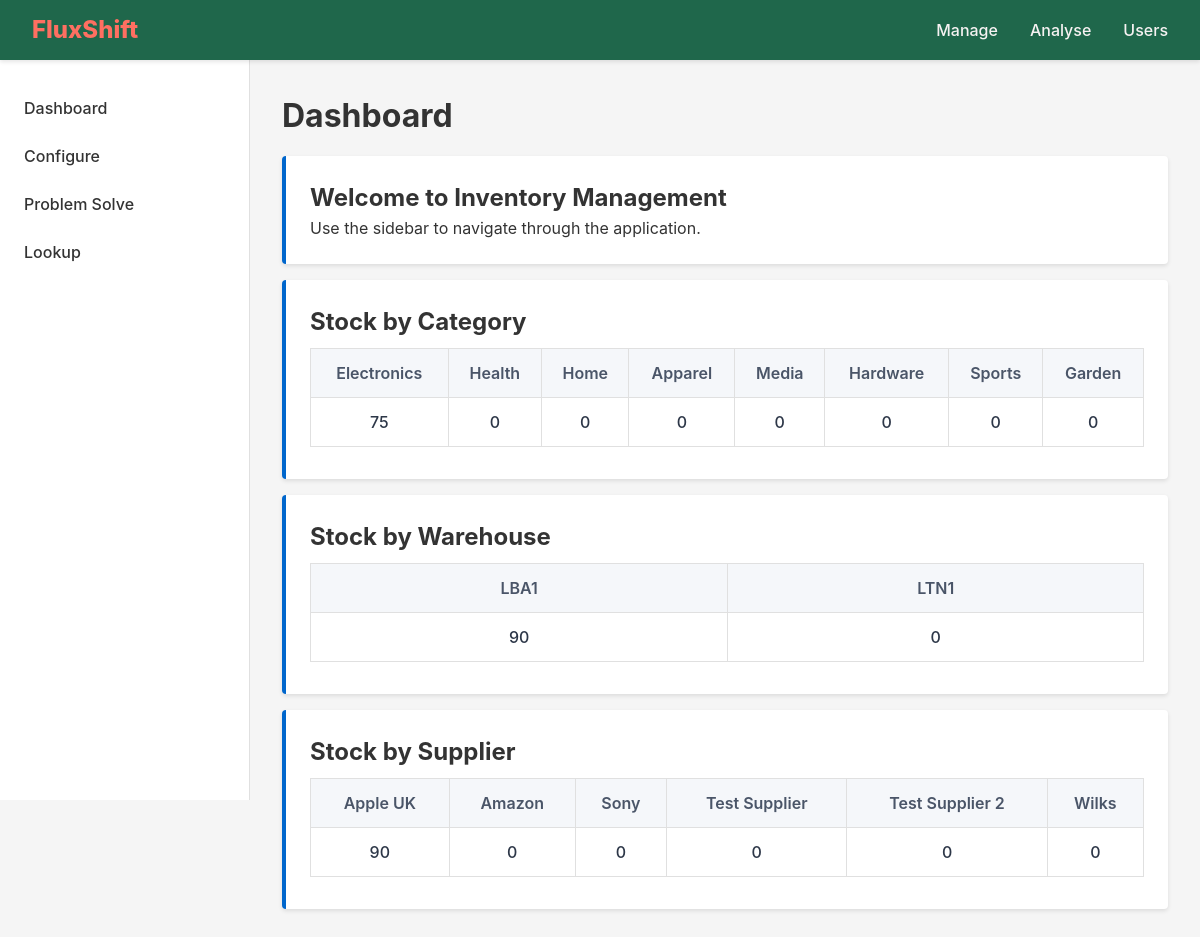
Before: / with the older database file.
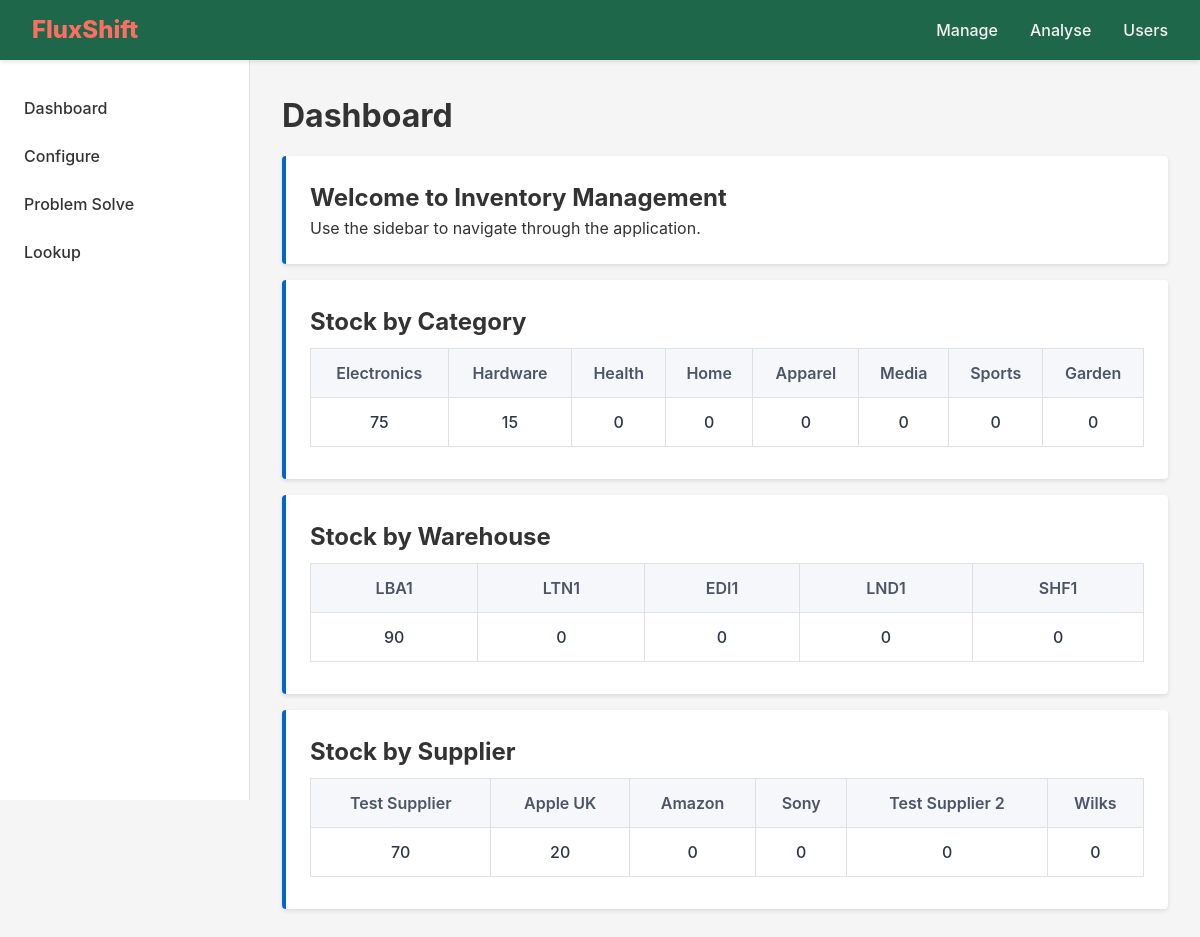
After: the same page with the newer database file.
### core/models.py (models this page shows, shortened)
class Category(models.Model):
    category_name = models.CharField(max_length=50, unique=True)
    class Meta:
        verbose_name_plural = "Categories"

class Warehouse(models.Model):
    warehouse_name = models.CharField(max_length=50)
    street_address = models.CharField(max_length=120)
    postcode = models.CharField(max_length=8)
    class Meta:
        verbose_name_plural = "Warehouses"

class Supplier(models.Model):
    supplier_name = models.CharField(max_length=100, unique=True)
    contact_email = models.EmailField(unique=True)
    class Meta:
        verbose_name_plural = "Suppliers"

### core/views.py (the view)
# urls.py: path("", views.DashboardView.as_view(), name="dashboard-page"), # Home page
class DashboardView(View):
    template_name = "core/index.html"
    def get_category_summaries(self):
        return (
            Category.objects
            .annotate(total_quantity=Coalesce(Sum("items__stock_levels__quantity"), 0))
            .order_by("-total_quantity")
        )
    def get_warehouse_summaries(self):
        return (
            Warehouse.objects
            .annotate(total_quantity=Coalesce(Sum("bins__stock_levels__quantity"), 0))
            .order_by("-total_quantity")
        )
    def supplier_summaries(self):
        return (
            Supplier.objects
            .annotate(total_quantity=Coalesce(Sum("items__stock_levels__quantity"), 0))
            .order_by("-total_quantity")
        )
    def get(self, request):
        context = {
            "category_summaries": self.get_category_summaries(),
            "warehouse_summaries": self.get_warehouse_summaries(),
            "supplier_summaries": self.supplier_summaries(),
        }
        return render(request, self.template_name, context)

### core/templates/core/index.html (shortened to what this page needs)
{% extends "base.html" %}
{% load static %}
{% block css_files %}
  <link rel="stylesheet" href="{% static 'core/core.css' %}">
{% endblock %}
{% block content %}
<h1>Dashboard</h1>
<div class="card-admin">
  <h2>Welcome to Inventory Management</h2>
  <p>Use the sidebar to navigate through the application.</p>
</div>
<div class="card-admin">
  <h2>Stock by Category</h2>
  <table class="stock-table">
    <thead>
      <tr>
        {% for c in category_summaries %}
          <th>{{ c.category_name }}</th>
        {% endfor %}
      </tr>
    </thead>
    <tbody>
      <tr>
        {% for c in category_summaries %}
          <td>{{ c.total_quantity }}</td>
        {% endfor %}
      </tr>
    </tbody>
  </table>
</div>
<div class="card-admin">
  <h2>Stock by Warehouse</h2>
  <table class="stock-table">
    <thead>
      <tr>
        {% for w in warehouse_summaries %}
          <th>{{ w.warehouse_name }}</th>
        {% endfor %}
      </tr>
    </thead>
    <tbody>
      <tr>
        {% for w in warehouse_summaries %}
          <td>{{ w.total_quantity }}</td>
        {% endfor %}
      </tr>
    </tbody>
  </table>
</div>
<div class="card-admin">
  <h2>Stock by Supplier</h2>
  <table class="stock-table">
    <thead>
      <tr>
        {% for s in supplier_summaries %}
          <th>{{ s.supplier_name }}</th>
        {% endfor %}
      </tr>
    </thead>
    <tbody>
      <tr>
        {% for s in supplier_summaries %}
          <td>{{ s.total_quantity }}</td>
        {% endfor %}
      </tr>
    </tbody>
  </table>
</div>
{% endblock %}

Changed rows visible on the page:
shown differently, row unchanged: Category "Hardware": total_quantity "0" → "15"; moves up the list
added Warehouse: warehouse_name "EDI1", total_quantity "0"
added Warehouse: warehouse_name "LND1", total_quantity "0"
added Warehouse: warehouse_name "SHF1", total_quantity "0"
shown differently, row unchanged: Supplier "Test Supplier": total_quantity "0" → "70"; moves up the list
computed for Supplier "Apple UK": total_quantity "90" → "20"
